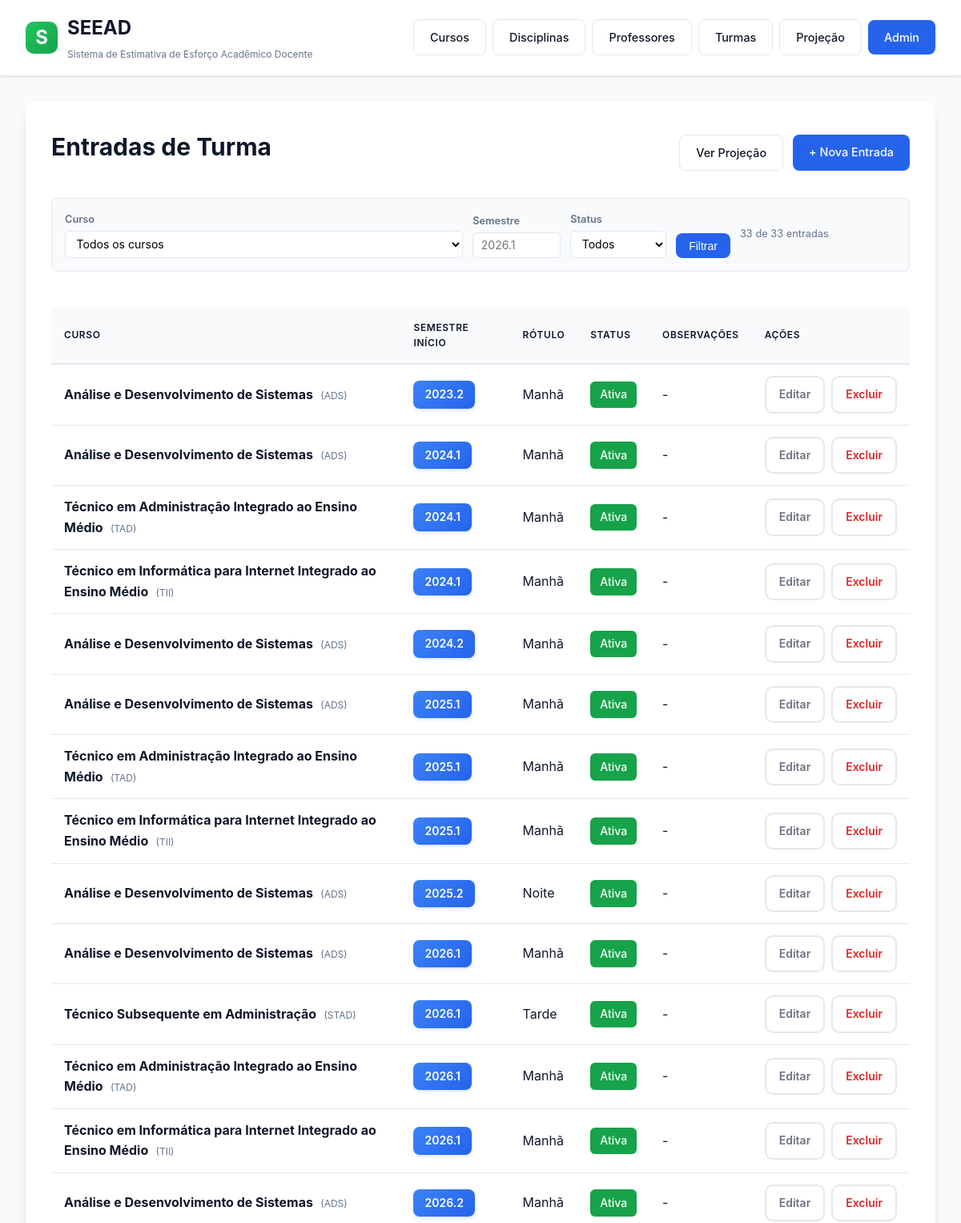
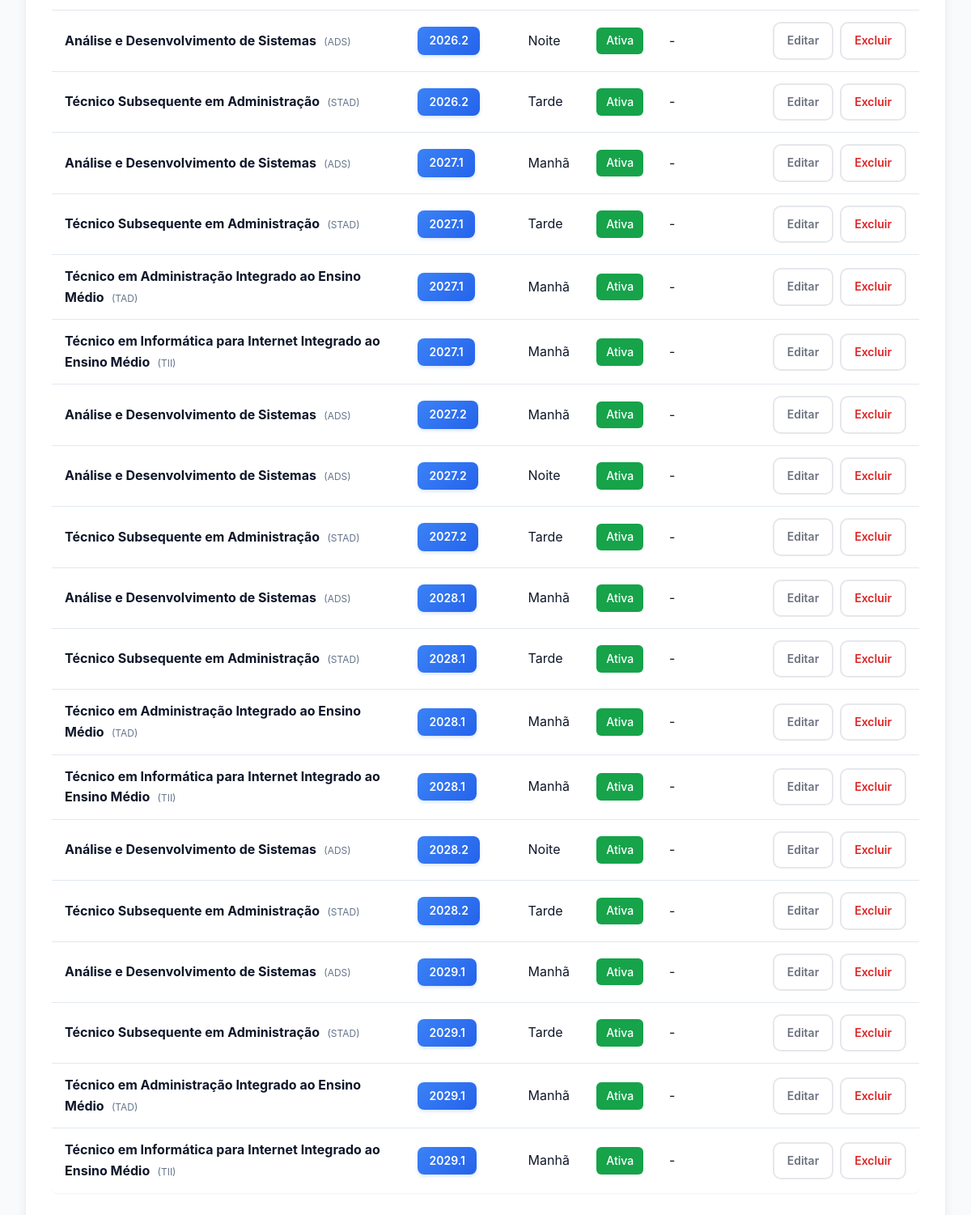
/planning/entries/, run on the app's committed database (2 pictures, top to bottom).
### planning/models.py (models this page shows, shortened)
class ClassEntry(models.Model):
    course = models.ForeignKey(
        Course,
        on_delete=models.CASCADE,
        related_name="class_entries",
        verbose_name="Curso",
    )
    start_semester = models.CharField(
        max_length=10,
        verbose_name="Semestre de Início",
        help_text='Semestre em que a turma inicia (ex: "2026.1")',
        validators=[semester_validator],
    )
    label = models.CharField(
        max_length=100,
        blank=True,
        verbose_name="Rótulo",
        help_text='Nome opcional para identificar a turma (ex: "Turma A")',
    )
    is_active = models.BooleanField(
        default=True,
        verbose_name="Ativa",
        help_text="Desmarque para excluir da projeção sem deletar",
    )
    notes = models.TextField(blank=True, verbose_name="Observações")
    created_at = models.DateTimeField(auto_now_add=True)
    class Meta:
        ordering = ["start_semester", "course__name"]
        verbose_name = "Entrada de Turma"
        verbose_name_plural = "Entradas de Turma"

### courses/models.py (models this page shows, shortened)
class Course(models.Model):
    CALENDAR_SEMESTRAL = "semestral"
    CALENDAR_YEARLY = "yearly"
    CALENDAR_CHOICES = [
        (CALENDAR_SEMESTRAL, "Semestral"),
        (CALENDAR_YEARLY, "Yearly"),
    ]
    name = models.CharField(max_length=200, verbose_name="Course Name")
    short_name = models.CharField(
        max_length=20,
        blank=True,
        verbose_name="Abreviação",
        help_text='Sigla ou nome curto para exibição (ex: "ADS", "TII")',
    )
    grade_year = models.CharField(
        max_length=20,
        default="2019.2",
        verbose_name="Grade Year",
        help_text="Academic year/period of the course curriculum (e.g., 2019.2)",
    )
    calendar_type = models.CharField(
        max_length=20,
        choices=CALENDAR_CHOICES,
        default=CALENDAR_SEMESTRAL,
        verbose_name="Calendar Type",
    )
    description = models.TextField(
        blank=True,
        verbose_name="Course Description",
        help_text="Description of the course program to be used for effort calculation",
    )
    created_at = models.DateTimeField(auto_now_add=True)
    updated_at = models.DateTimeField(auto_now=True)
    class Meta:
        ordering = ["name"]
        verbose_name = "Course"
        verbose_name_plural = "Courses"

### planning/views.py (the view)
# urls.py: path("entries/", ClassEntryListView.as_view(), name="entry_list"),
class ClassEntryListView(ListView):
    model = ClassEntry
    template_name = "planning/class_entry_list.html"
    context_object_name = "entries"
    def get_queryset(self):
        qs = ClassEntry.objects.select_related("course").order_by("start_semester", "course__name")
        course_id = self.request.GET.get("course")
        semester = self.request.GET.get("semester", "").strip()
        status = self.request.GET.get("status")
        if course_id:
            qs = qs.filter(course_id=course_id)
        if semester:
            qs = qs.filter(start_semester__icontains=semester)
        if status == "active":
            qs = qs.filter(is_active=True)
        elif status == "inactive":
            qs = qs.filter(is_active=False)
        return qs
    def get_context_data(self, **kwargs):
        context = super().get_context_data(**kwargs)
        context["courses"] = Course.objects.all().order_by("name")
        context["filter_course"] = self.request.GET.get("course", "")
        context["filter_semester"] = self.request.GET.get("semester", "")
        context["filter_status"] = self.request.GET.get("status", "")
        context["total_count"] = ClassEntry.objects.count()
        return context

### planning/templates/planning/class_entry_list.html (shortened to what this page needs)
{% extends "courses/base.html" %}
{% block content %}
<div class="section-header">
    <h2>Entradas de Turma</h2>
    <div style="display:flex;gap:0.75rem;">
        <a href="{% url 'planning:projection' %}" class="btn btn-secondary">Ver Projeção</a>
        <a href="{% url 'planning:entry_create' %}" class="btn btn-primary">+ Nova Entrada</a>
    </div>
</div>
<form method="get" style="display:flex;flex-wrap:wrap;gap:0.75rem;align-items:flex-end;margin-bottom:1.25rem;padding:1rem;background:var(--background);border:1px solid var(--border-color);border-radius:8px;">
    <div class="form-group" style="margin:0;min-width:200px;">
        <label style="display:block;font-size:0.8rem;font-weight:600;color:var(--text-secondary);margin-bottom:0.25rem;">Curso</label>
        <select name="course" class="form-select" style="padding:0.4rem 0.6rem;border:1px solid var(--border-color);border-radius:6px;font-size:0.875rem;background:var(--surface);width:100%;">
            <option value="">Todos os cursos</option>
        </select>
    </div>
    <div class="form-group" style="margin:0;width:110px;">
        <label style="display:block;font-size:0.8rem;font-weight:600;color:var(--text-secondary);margin-bottom:0.25rem;">Semestre</label>
        <input type="text" name="semester" value="{{ filter_semester }}" placeholder="2026.1"
               style="padding:0.4rem 0.6rem;border:1px solid var(--border-color);border-radius:6px;font-size:0.875rem;width:100%;">
    </div>
    <div class="form-group" style="margin:0;width:120px;">
        <label style="display:block;font-size:0.8rem;font-weight:600;color:var(--text-secondary);margin-bottom:0.25rem;">Status</label>
        <select name="status" style="padding:0.4rem 0.6rem;border:1px solid var(--border-color);border-radius:6px;font-size:0.875rem;background:var(--surface);width:100%;">
            <option value="" {% if not filter_status %}selected{% endif %}>Todos</option>
        </select>
    </div>
    <button type="submit" class="btn btn-primary" style="padding:0.45rem 1rem;font-size:0.875rem;">Filtrar</button>
    <span style="font-size:0.8rem;color:var(--text-secondary);align-self:center;">
        {{ entries|length }} de {{ total_count }} entrada{% if total_count != 1 %}s{% endif %}
    </span>
</form>
{% if entries %}
<div class="table-container">
    <table class="data-table">
        <thead>
            <tr>
                <th>Curso</th>
                <th>Semestre Início</th>
                <th>Rótulo</th>
                <th>Status</th>
                <th>Observações</th>
                <th>Ações</th>
            </tr>
        </thead>
        <tbody>
            {% for entry in entries %}
            <tr>
                <td>
                    <strong>{{ entry.course.name }}</strong>
                    {% if entry.course.short_name %}
                    <span style="font-size:0.75rem;color:var(--text-secondary);margin-left:0.3rem;">({{ entry.course.short_name }})</span>
                    {% endif %}
                </td>
                <td><span class="semester-badge">{{ entry.start_semester }}</span></td>
                <td>{{ entry.label|default:"-" }}</td>
                <td>
                    {% if entry.is_active %}
                    <span class="badge badge-success">Ativa</span>
                    {% else %}
                    <span class="badge badge-secondary" style="background:var(--background);color:var(--text-secondary);border:1px solid var(--border-color);">Inativa</span>
                    {% endif %}
                </td>
                <td>{{ entry.notes|truncatewords:10|default:"-" }}</td>
                <td>
                    <div style="display:flex;gap:0.5rem;">
                        <a href="{% url 'planning:entry_edit' entry.pk %}" class="btn-icon">Editar</a>
                        <a href="{% url 'planning:entry_delete' entry.pk %}" class="btn-icon btn-icon-danger">Excluir</a>
                    </div>
                </td>
            </tr>
            {% endfor %}
        </tbody>
    </table>
</div>
{% endif %}
{% endblock %}

### courses/templates/courses/base.html (style rules this page uses)
:root { --primary-color: #2563eb; --primary-hover: #1d4ed8; --secondary-color: #64748b; --secondary-hover: #475569; --success-color: #16a34a; --danger-color: #dc2626; --warning-color: #ea580c; --info-color: #0891b2; --background: #f8fafc; --surface: #ffffff; --border-color: #e2e8f0; --text-primary: #0f172a; --text-secondary: #64748b; --shadow-sm: 0 1px 2px 0 rgb(0 0 0 / 0.05); --shadow: 0 1px 3px 0 rgb(0 0 0 / 0.1), 0 1px 2px -1px rgb(0 0 0 / 0.1); --shadow-lg: 0 10px 15px -3px rgb(0 0 0 / 0.1), 0 4px 6px -4px rgb(0 0 0 / 0.1); }
* { margin: 0; padding: 0; box-sizing: border-box; }
body { font-family: -apple-system, BlinkMacSystemFont, 'Segoe UI', Roboto, 'Helvetica Neue', Arial, sans-serif; line-height: 1.6; color: var(--text-primary); background: var(--background); min-height: 100vh; padding: 0; }
h2, h3 { color: var(--text-primary); margin-bottom: 1rem; }
h2 { font-size: 1.875rem; font-weight: 700; }
.badge { display: inline-block; padding: 0.35rem 0.75rem; font-size: 0.875rem; font-weight: 500; border-radius: 6px; background-color: var(--primary-color); color: white; white-space: nowrap; }
.badge-success { background-color: var(--success-color); }
.btn { display: inline-block; padding: 0.625rem 1.25rem; text-decoration: none; border-radius: 8px; font-weight: 500; font-size: 0.9rem; transition: all 0.2s ease; border: none; cursor: pointer; white-space: nowrap; }
.btn-primary { background-color: var(--primary-color); color: white; }
.btn-secondary { background-color: var(--surface); color: var(--text-primary); border: 1px solid var(--border-color); }
.section-header { display: flex; justify-content: space-between; align-items: center; margin-bottom: 1.5rem; flex-wrap: wrap; gap: 1rem; }
.table-container { overflow-x: auto; }
table { width: 100%; border-collapse: collapse; margin-top: 1.5rem; background: white; border-radius: 8px; overflow: hidden; box-shadow: var(--shadow-sm); }
th, td { padding: 1rem; text-align: left; border-bottom: 1px solid var(--border-color); }
th { background-color: var(--background); font-weight: 600; color: var(--text-primary); text-transform: uppercase; font-size: 0.75rem; letter-spacing: 0.05em; }
tbody tr { transition: background-color 0.2s ease; }
tbody tr:last-child td { border-bottom: none; }
a { color: var(--primary-color); text-decoration: none; transition: color 0.2s ease; }
table { width: 100%; border-collapse: collapse; margin-bottom: 1.5rem; }
thead { background: linear-gradient(135deg, #f8fafc 0%, #f1f5f9 100%); }
th { padding: 1rem; text-align: left; font-weight: 600; color: var(--text-primary); border-bottom: 2px solid var(--border-color); }
td { padding: 0.875rem 1rem; border-bottom: 1px solid var(--border-color); }
.form-group { margin-bottom: 1.5rem; }
.form-group label { display: block; margin-bottom: 0.5rem; font-weight: 500; color: var(--text-primary); }
.form-group input[type="text"], .form-group input[type="number"], .form-group select, .form-group textarea { width: 100%; padding: 0.75rem; border: 1px solid var(--border-color); border-radius: 8px; font-size: 1rem; font-family: inherit; transition: border-color 0.2s; }
.semester-badge { display: inline-block; padding: 0.375rem 0.875rem; background: linear-gradient(135deg, #3b82f6 0%, #2563eb 100%); color: white; border-radius: 8px; font-size: 0.875rem; font-weight: 600; margin-right: 0.5rem; box-shadow: 0 2px 4px rgba(59, 130, 246, 0.2); }
.btn-icon { display: flex; align-items: center; justify-content: center; padding: 0.625rem 1rem; background: white; border: 2px solid #e5e7eb; border-radius: 10px; text-decoration: none; font-size: 0.875rem; font-weight: 600; color: #6b7280; transition: all 0.2s; cursor: pointer; }
.btn-icon-danger { color: #dc2626; }

### data on the page
ClassEntry: course.name "Análise e Desenvolvimento de Sistemas", course.short_name "ADS", start_semester "2023.2", label "Manhã", is_active "Ativa", notes "-"
ClassEntry: course.name "Análise e Desenvolvimento de Sistemas", course.short_name "ADS", start_semester "2024.1", label "Manhã", is_active "Ativa", notes "-"
ClassEntry: course.name "Técnico em Administração Integrado ao Ensino Médio", course.short_name "TAD", start_semester "2024.1", label "Manhã", is_active "Ativa", notes "-"
ClassEntry: course.name "Técnico em Informática para Internet Integrado ao Ensino Médio", course.short_name "TII", start_semester "2024.1", label "Manhã", is_active "Ativa", notes "-"
ClassEntry: course.name "Análise e Desenvolvimento de Sistemas", course.short_name "ADS", start_semester "2024.2", label "Manhã", is_active "Ativa", notes "-"
ClassEntry: course.name "Análise e Desenvolvimento de Sistemas", course.short_name "ADS", start_semester "2025.1", label "Manhã", is_active "Ativa", notes "-"
ClassEntry: course.name "Técnico em Administração Integrado ao Ensino Médio", course.short_name "TAD", start_semester "2025.1", label "Manhã", is_active "Ativa", notes "-"
ClassEntry: course.name "Técnico em Informática para Internet Integrado ao Ensino Médio", course.short_name "TII", start_semester "2025.1", label "Manhã", is_active "Ativa", notes "-"
ClassEntry: course.name "Análise e Desenvolvimento de Sistemas", course.short_name "ADS", start_semester "2025.2", label "Noite", is_active "Ativa", notes "-"
ClassEntry: course.name "Análise e Desenvolvimento de Sistemas", course.short_name "ADS", start_semester "2026.1", label "Manhã", is_active "Ativa", notes "-"
ClassEntry: course.name "Técnico Subsequente em Administração", course.short_name "STAD", start_semester "2026.1", label "Tarde", is_active "Ativa", notes "-"
ClassEntry: course.name "Técnico em Administração Integrado ao Ensino Médio", course.short_name "TAD", start_semester "2026.1", label "Manhã", is_active "Ativa", notes "-"
ClassEntry: course.name "Técnico em Informática para Internet Integrado ao Ensino Médio", course.short_name "TII", start_semester "2026.1", label "Manhã", is_active "Ativa", notes "-"
ClassEntry: course.name "Análise e Desenvolvimento de Sistemas", course.short_name "ADS", start_semester "2026.2", label "Manhã", is_active "Ativa", notes "-"
ClassEntry: course.name "Análise e Desenvolvimento de Sistemas", course.short_name "ADS", start_semester "2026.2", label "Noite", is_active "Ativa", notes "-"
ClassEntry: course.name "Técnico Subsequente em Administração", course.short_name "STAD", start_semester "2026.2", label "Tarde", is_active "Ativa", notes "-"
ClassEntry: course.name "Análise e Desenvolvimento de Sistemas", course.short_name "ADS", start_semester "2027.1", label "Manhã", is_active "Ativa", notes "-"
ClassEntry: course.name "Técnico Subsequente em Administração", course.short_name "STAD", start_semester "2027.1", label "Tarde", is_active "Ativa", notes "-"
ClassEntry: course.name "Técnico em Administração Integrado ao Ensino Médio", course.short_name "TAD", start_semester "2027.1", label "Manhã", is_active "Ativa", notes "-"
ClassEntry: course.name "Técnico em Informática para Internet Integrado ao Ensino Médio", course.short_name "TII", start_semester "2027.1", label "Manhã", is_active "Ativa", notes "-"
ClassEntry: course.name "Análise e Desenvolvimento de Sistemas", course.short_name "ADS", start_semester "2027.2", label "Manhã", is_active "Ativa", notes "-"
ClassEntry: course.name "Análise e Desenvolvimento de Sistemas", course.short_name "ADS", start_semester "2027.2", label "Noite", is_active "Ativa", notes "-"
ClassEntry: course.name "Técnico Subsequente em Administração", course.short_name "STAD", start_semester "2027.2", label "Tarde", is_active "Ativa", notes "-"
ClassEntry: course.name "Análise e Desenvolvimento de Sistemas", course.short_name "ADS", start_semester "2028.1", label "Manhã", is_active "Ativa", notes "-"
ClassEntry: course.name "Técnico Subsequente em Administração", course.short_name "STAD", start_semester "2028.1", label "Tarde", is_active "Ativa", notes "-"
ClassEntry: course.name "Técnico em Administração Integrado ao Ensino Médio", course.short_name "TAD", start_semester "2028.1", label "Manhã", is_active "Ativa", notes "-"
ClassEntry: course.name "Técnico em Informática para Internet Integrado ao Ensino Médio", course.short_name "TII", start_semester "2028.1", label "Manhã", is_active "Ativa", notes "-"
ClassEntry: course.name "Análise e Desenvolvimento de Sistemas", course.short_name "ADS", start_semester "2028.2", label "Noite", is_active "Ativa", notes "-"
ClassEntry: course.name "Técnico Subsequente em Administração", course.short_name "STAD", start_semester "2028.2", label "Tarde", is_active "Ativa", notes "-"
ClassEntry: course.name "Análise e Desenvolvimento de Sistemas", course.short_name "ADS", start_semester "2029.1", label "Manhã", is_active "Ativa", notes "-"
ClassEntry: course.name "Técnico Subsequente em Administração", course.short_name "STAD", start_semester "2029.1", label "Tarde", is_active "Ativa", notes "-"
ClassEntry: course.name "Técnico em Administração Integrado ao Ensino Médio", course.short_name "TAD", start_semester "2029.1", label "Manhã", is_active "Ativa", notes "-"
ClassEntry: course.name "Técnico em Informática para Internet Integrado ao Ensino Médio", course.short_name "TII", start_semester "2029.1", label "Manhã", is_active "Ativa", notes "-"

### other printed values
{{ entries|length }} "33"
{{ total_count }} "33"
